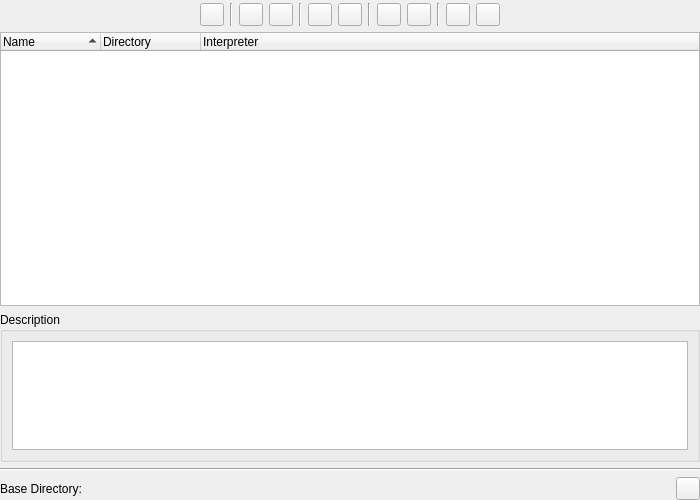
<?xml version="1.0" encoding="UTF-8"?>
<ui version="4.0">
 <class>VirtualenvManagerWidget</class>
 <widget class="QWidget" name="VirtualenvManagerWidget">
  <property name="geometry">
   <rect>
    <x>0</x>
    <y>0</y>
    <width>700</width>
    <height>500</height>
   </rect>
  </property>
  <layout class="QVBoxLayout" name="verticalLayout_2">
   <property name="leftMargin">
    <number>0</number>
   </property>
   <property name="topMargin">
    <number>3</number>
   </property>
   <property name="rightMargin">
    <number>0</number>
   </property>
   <property name="bottomMargin">
    <number>0</number>
   </property>
   <item>
    <layout class="QHBoxLayout" name="horizontalLayout_2">
     <item>
      <spacer name="horizontalSpacer">
       <property name="orientation">
        <enum>Qt::Horizontal</enum>
       </property>
       <property name="sizeHint" stdset="0">
        <size>
         <width>28</width>
         <height>20</height>
        </size>
       </property>
      </spacer>
     </item>
     <item>
      <widget class="QToolButton" name="refreshButton">
       <property name="toolTip">
        <string>Press to refresh the list of virtual environments</string>
       </property>
      </widget>
     </item>
     <item>
      <widget class="Line" name="line_2">
       <property name="orientation">
        <enum>Qt::Vertical</enum>
       </property>
      </widget>
     </item>
     <item>
      <widget class="QToolButton" name="addButton">
       <property name="toolTip">
        <string>Press to add an existing virtual environment</string>
       </property>
       <property name="text">
        <string/>
       </property>
      </widget>
     </item>
     <item>
      <widget class="QToolButton" name="newButton">
       <property name="toolTip">
        <string>Press to create a new virtual environment</string>
       </property>
      </widget>
     </item>
     <item>
      <widget class="Line" name="line_6">
       <property name="orientation">
        <enum>Qt::Vertical</enum>
       </property>
      </widget>
     </item>
     <item>
      <widget class="QToolButton" name="editButton">
       <property name="toolTip">
        <string>Press to edit the selected virtual environment</string>
       </property>
      </widget>
     </item>
     <item>
      <widget class="QToolButton" name="upgradeButton">
       <property name="toolTip">
        <string>Press to upgrade the selected virtual environment</string>
       </property>
      </widget>
     </item>
     <item>
      <widget class="Line" name="line_3">
       <property name="orientation">
        <enum>Qt::Vertical</enum>
       </property>
      </widget>
     </item>
     <item>
      <widget class="QToolButton" name="removeButton">
       <property name="toolTip">
        <string>Press to remove the selected virtual environments</string>
       </property>
      </widget>
     </item>
     <item>
      <widget class="QToolButton" name="removeAllButton">
       <property name="toolTip">
        <string>Press to remove all virtual environments</string>
       </property>
      </widget>
     </item>
     <item>
      <widget class="Line" name="line_4">
       <property name="orientation">
        <enum>Qt::Vertical</enum>
       </property>
      </widget>
     </item>
     <item>
      <widget class="QToolButton" name="deleteButton">
       <property name="toolTip">
        <string>Press to remove the selected virtual environments and delete them</string>
       </property>
      </widget>
     </item>
     <item>
      <widget class="QToolButton" name="deleteAllButton">
       <property name="toolTip">
        <string>Press to remove all virtual environments and delete them</string>
       </property>
      </widget>
     </item>
     <item>
      <spacer name="horizontalSpacer_2">
       <property name="orientation">
        <enum>Qt::Horizontal</enum>
       </property>
       <property name="sizeHint" stdset="0">
        <size>
         <width>40</width>
         <height>20</height>
        </size>
       </property>
      </spacer>
     </item>
    </layout>
   </item>
   <item>
    <widget class="QTreeWidget" name="venvList">
     <property name="alternatingRowColors">
      <bool>true</bool>
     </property>
     <property name="selectionMode">
      <enum>QAbstractItemView::ExtendedSelection</enum>
     </property>
     <property name="rootIsDecorated">
      <bool>false</bool>
     </property>
     <property name="itemsExpandable">
      <bool>false</bool>
     </property>
     <property name="sortingEnabled">
      <bool>true</bool>
     </property>
     <property name="allColumnsShowFocus">
      <bool>true</bool>
     </property>
     <column>
      <property name="text">
       <string>Name</string>
      </property>
     </column>
     <column>
      <property name="text">
       <string>Directory</string>
      </property>
     </column>
     <column>
      <property name="text">
       <string>Interpreter</string>
      </property>
     </column>
    </widget>
   </item>
   <item>
    <widget class="QGroupBox" name="groupBox">
     <property name="maximumSize">
      <size>
       <width>16777215</width>
       <height>150</height>
      </size>
     </property>
     <property name="title">
      <string>Description</string>
     </property>
     <layout class="QVBoxLayout" name="verticalLayout">
      <item>
       <widget class="QPlainTextEdit" name="descriptionEdit">
        <property name="readOnly">
         <bool>true</bool>
        </property>
       </widget>
      </item>
     </layout>
    </widget>
   </item>
   <item>
    <widget class="Line" name="line">
     <property name="lineWidth">
      <number>1</number>
     </property>
     <property name="orientation">
      <enum>Qt::Horizontal</enum>
     </property>
    </widget>
   </item>
   <item>
    <layout class="QHBoxLayout" name="horizontalLayout">
     <item>
      <widget class="QLabel" name="label_2">
       <property name="text">
        <string>Base Directory:</string>
       </property>
      </widget>
     </item>
     <item>
      <widget class="EricPathPicker" name="envBaseDirectoryPicker" native="true">
       <property name="sizePolicy">
        <sizepolicy hsizetype="Expanding" vsizetype="Preferred">
         <horstretch>0</horstretch>
         <verstretch>0</verstretch>
        </sizepolicy>
       </property>
       <property name="focusPolicy">
        <enum>Qt::WheelFocus</enum>
       </property>
       <property name="toolTip">
        <string>Enter the base directory of the virtual environments</string>
       </property>
      </widget>
     </item>
     <item>
      <widget class="QToolButton" name="saveButton">
       <property name="toolTip">
        <string>Press to save the base directory</string>
       </property>
      </widget>
     </item>
    </layout>
   </item>
  </layout>
 </widget>
 <customwidgets>
  <customwidget>
   <class>EricPathPicker</class>
   <extends>QWidget</extends>
   <header>eric7/EricWidgets/EricPathPicker.h</header>
   <container>1</container>
  </customwidget>
 </customwidgets>
 <tabstops>
  <tabstop>venvList</tabstop>
  <tabstop>refreshButton</tabstop>
  <tabstop>addButton</tabstop>
  <tabstop>newButton</tabstop>
  <tabstop>editButton</tabstop>
  <tabstop>upgradeButton</tabstop>
  <tabstop>removeButton</tabstop>
  <tabstop>removeAllButton</tabstop>
  <tabstop>deleteButton</tabstop>
  <tabstop>deleteAllButton</tabstop>
  <tabstop>descriptionEdit</tabstop>
  <tabstop>envBaseDirectoryPicker</tabstop>
  <tabstop>saveButton</tabstop>
 </tabstops>
 <resources/>
 <connections/>
</ui>
